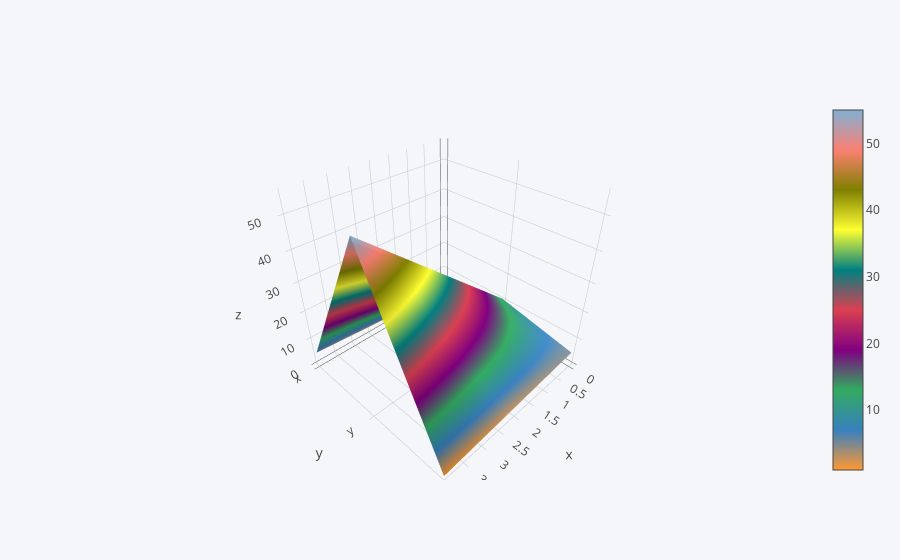

The notebook cell saved with this chart:
### Code cell
df3.iplot(kind='surface')

### Figure 1 — Plotly figure (JSON) as saved in the notebook; plotly's stock layout.template omitted (floating-point values rounded to 4 significant figures)
{"data": [{"colorscale": [[0, "rgb(255, 153, 51)"], [0.1111, "rgb(55, 128, 191)"], [0.2222, "rgb(50, 171, 96)"], [0.3333, "rgb(128, 0, 128)"], [0.4444, "rgb(219, 64, 82)"], [0.5556, "rgb(0, 128, 128)"], [0.6667, "rgb(255, 255, 51)"], [0.7778, "rgb(128, 128, 0)"], [0.8889, "rgb(251, 128, 114)"], [1, "rgb(128, 177, 211)"]], "type": "surface", "x": [0, 1, 2, 3, 4], "y": ["x", "y", "z"], "z": [[1, 2, 3, 4, 5], [11, 22, 33, 44, 55], [5, 4, 3, 2, 1]]}], "layout": {"legend": {"bgcolor": "#F5F6F9", "font": {"color": "#4D5663"}}, "paper_bgcolor": "#F5F6F9", "plot_bgcolor": "#F5F6F9", "titlefont": {"color": "#4D5663"}, "xaxis1": {"gridcolor": "#E1E5ED", "showgrid": true, "tickfont": {"color": "#4D5663"}, "title": "", "titlefont": {"color": "#4D5663"}, "zerolinecolor": "#E1E5ED"}, "yaxis1": {"gridcolor": "#E1E5ED", "showgrid": true, "tickfont": {"color": "#4D5663"}, "title": "", "titlefont": {"color": "#4D5663"}, "zerolinecolor": "#E1E5ED"}}}
